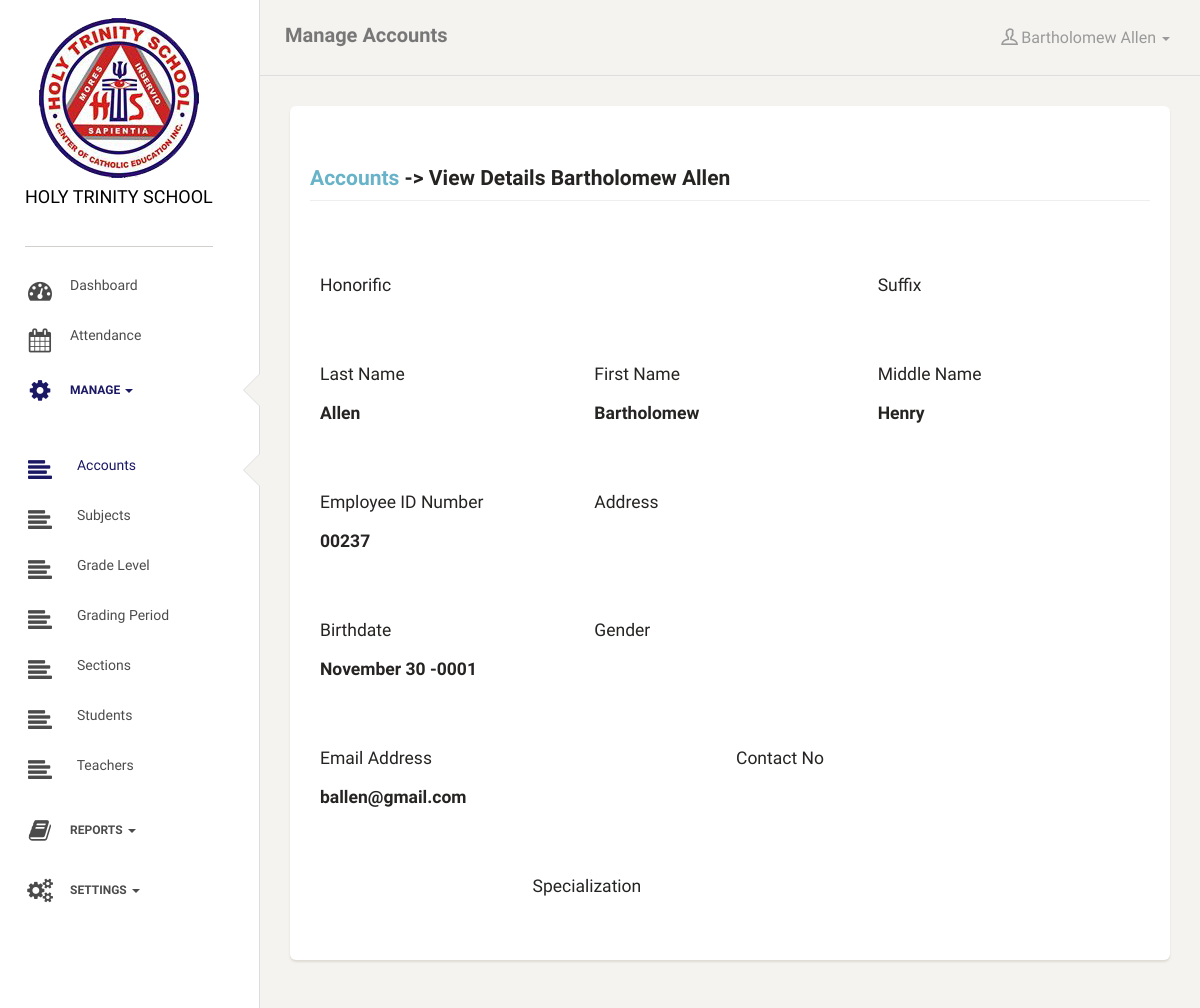
The app's page /accounts.php?s=view&uid=1 (signed in) with its own data.
### tables this page shows
CREATE TABLE `useraccount` (
  `user_id` int(11) NOT NULL AUTO_INCREMENT,
  `username` varchar(255) NOT NULL,
  `password` varchar(512) NOT NULL,
  `last_name` varchar(255) NOT NULL,
  `first_name` varchar(255) NOT NULL,
  `middle_name` varchar(255) NOT NULL,
  `honorific` varchar(100) NOT NULL,
  `suffix` varchar(100) NOT NULL,
  `emp_num` varchar(255) NOT NULL,
  `user_privilege` int(11) NOT NULL,
  `randSalt` varchar(255) NOT NULL DEFAULT '$2y$10$jMmqu3FgVxSxnIsFbQpCg1$',
  `first_login` int(11) NOT NULL,
  `archive_status` int(11) NOT NULL DEFAULT '0',
  PRIMARY KEY (`user_id`)
);

CREATE TABLE `user_profile` (
  `profile_id` int(11) NOT NULL AUTO_INCREMENT,
  `user_id` int(11) NOT NULL,
  `full_name` text NOT NULL,
  `address` text NOT NULL,
  `gender` varchar(16) NOT NULL,
  `birthdate` date NOT NULL,
  `specialization` text NOT NULL,
  `email` text NOT NULL,
  `contact_no` varchar(70) NOT NULL,
  PRIMARY KEY (`profile_id`)
);

### includes/functions.php (called while the page is built, shortened)
<?php
function displayName($user_id){
    global $connection;
    $query = "SELECT * FROM useraccount WHERE user_id = {$user_id}";
    $result = mysqli_query($connection, $query) or die (mysqli_error($connection));
    $row = mysqli_fetch_array($result);
    return $row['first_name'] . " " . $row['last_name'];
}

### includes/account_view_information.php (the view, shortened to what this page needs)
<?php
$query = "SELECT * FROM useraccount a LEFT JOIN user_profile b ON a.user_id=b.user_id WHERE a.user_id = {$_GET['uid']}";
$result = mysqli_query($connection, $query);
$row = mysqli_fetch_array($result);
?>
<div class="content">
    <div class="row">
        <form action="accounts.php?s=exec" method="post">
            <div class="row">
                <div class="form-group col-lg-12">
                    <div class="col-lg-4">
                        <h5>Honorific</h5>
                    </div>
                    <div class="col-lg-4 col-lg-offset-4">
                        <h5>Suffix</h5>
                    </div>
                </div>
            </div>
            <div class="row">
                <div class="form-group col-lg-12">
                    <div class="col-lg-4">
                        <h5>Last Name</h5>
                        <h5><b><?= $row['last_name'] ?></b></h5>
                    </div>
                    <div class="col-lg-4">
                        <h5>First Name</h5>
                        <h5><b><?= $row['first_name'] ?></b></h5>
                    </div>
                    <div class="col-lg-4">
                        <h5>Middle Name</h5>
                        <h5><b><?= $row['middle_name'] ?></b></h5>
                    </div>
                </div>
            </div>
            <div class="row">
                <div class="form-group col-lg-12">
                    <div class="col-lg-4">
                        <h5>Employee ID Number</h5>
                        <h5><b><?= $row['emp_num'] ?></b></h5>
                    </div>
                    <div class="col-lg-8">
                        <h5>Address</h5>
                    </div>
                </div>
            </div>
            <div class="row">
                <div class="form-group col-lg-12">
                    <div class="col-lg-4">
                        <h5>Birthdate</h5>
                        <h5><b><?= date("F d Y", strtotime($row['birthdate'])) ?></b></h5>
                    </div>
                    <div class="col-lg-4">
                        <h5>Gender</h5>
                    </div>
                </div>
            </div>
            <div class="row">
                <div class="form-group col-lg-12">
                    <div class="col-lg-6">
                        <h5>Email Address</h5>
                        <h5><b><?= $row['email'] ?></b></h5>
                    </div>
                    <div class="col-lg-6">
                        <h5>Contact No</h5>
                    </div>
                </div>
            </div>
            <div class="row">
                <div class="form-group col-lg-12">
                    <div class="col-lg-offset-3 col-lg-6 col-lg-offset-3">
                        <h5>Specialization</h5>
                    </div>
                </div>
            </div>
        </form>
    </div>
</div>

### accounts.php (shortened to what this page needs)
<?php include("includes/header.php") ?>
        <?php include("includes/side-nav.php") ?>
            <?php include("includes/top-nav.php") ?>
                <div class="content">
                    <div class="container-fluid">
                        <div class="card">
                            <div class="header">
                                <?php
            if(isset($_GET['s'])&&$_GET['s']=="add")
                echo '<h4 class="page-header"><a href="accounts.php">Accounts</a> -> Add New</h4>';
            elseif(isset($_GET['s'])&&$_GET['s']=="chpas")
                echo '<h4 class="page-header">Change Password</h4>';
            elseif(isset($_GET['s'])&&$_GET['s']=="view")
                echo '<h4 class="page-header"><a href="accounts.php">Accounts</a> -> View Details '. displayName($_GET['uid']) .'</h4>';
            elseif(isset($_GET['s'])&&$_GET['s']=="edit")
                echo '<h4 class="page-header"><a href="accounts.php">Accounts</a> -> Change Information</h4>';
            else
                echo '<h4 class="page-header">Accounts</h4>';
                        ?>
                            </div>
                            <div class="content">
                                <?php
                if(isset($_GET['s'])) $source = $_GET['s']; else $source = '';
                   switch($source){
                       case 'view':
                           include "includes/account_view_information.php";
                           break;
                   }
               ?>
                            </div>
                        </div>
                    </div>
                </div>
                <?php include("includes/footer.php") ?>

### records on screen
useraccount: displayName($_GET['uid']) "Bartholomew Allen"
user_profile: user.last_name "Allen", user.first_name "Bartholomew", user.middle_name "Henry", user.emp_num "00237", birthdate "November 30 -0001", email "ballen@gmail.com"

### other values on screen
$activePage "Manage Accounts"
$_SESSION['hts_user_firstname'] "Bartholomew"
$_SESSION['hts_user_lastname'] "Allen"
